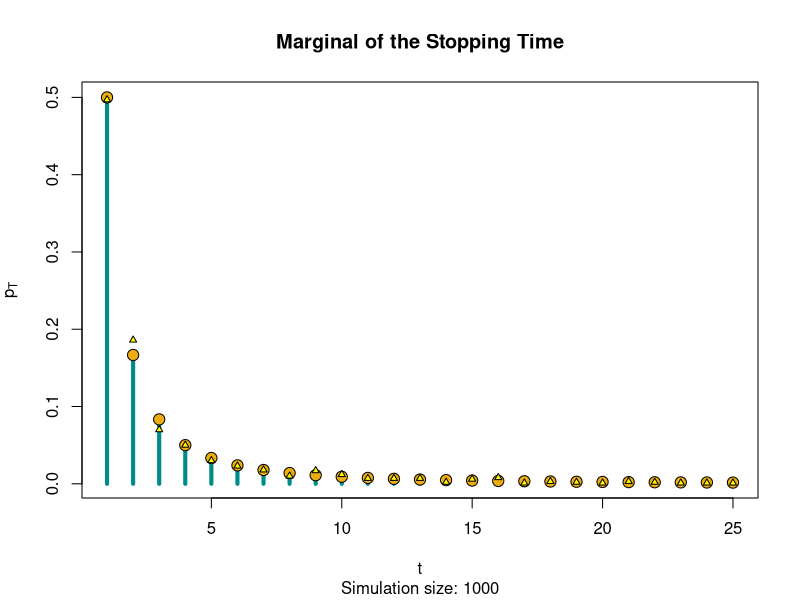
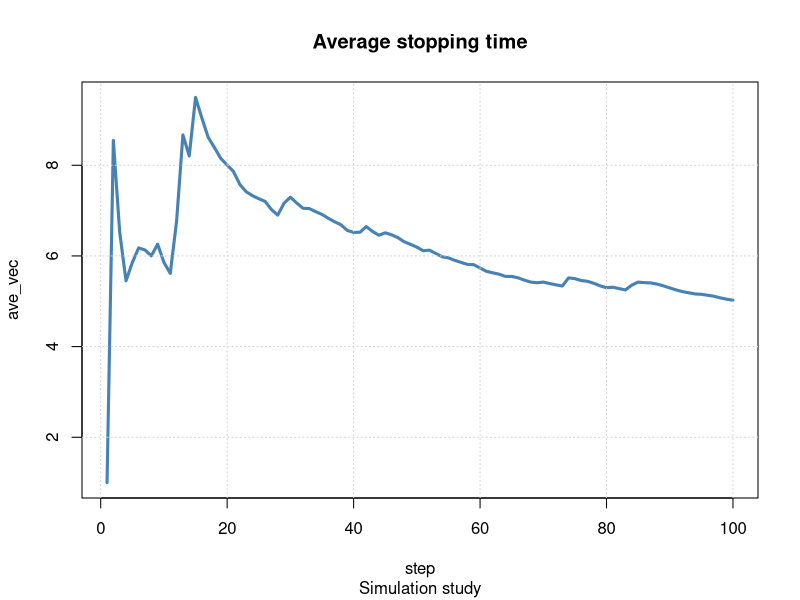

R code for these plots, in order:
# Homework 1 of Statistcs for Data Science
# Accademic year: 2022/2023
# Authors: Barba Paolo, Candi Matteo
rm(list=ls())

# Exercise 1 Stopping time   ----------------------------- 
######### Brutti's code############################
M <- 1000             # simulation size
t_data <- rep(NA, M)   # pre-alloc the data structure (simple vector)
for (m in 1:M){
  x <- runif(1)    # sampling the threshold value
  y <- runif(1)    # first process value
  t <- 1
  while (y > x) {
    t <- t + 1
    y <- runif(1)  # no memory
  }
  t_data[m] <- t   # save
}
p_hat <- proportions( table( t_data ) )


# True marginal PMF of T
pT <- function(t)  1/(t*(t+1))

# Plot it zooming in between t = 1 and t = 25
t_seq <- 1:25

# True PMF of T
plot(t_seq, pT(t_seq), 
     type = "h",
     lwd = 4,
     col = "cyan4",
     ylab = expression(p[T]),
     xlab = "t",
     main = "Marginal of the Stopping Time",
     sub = paste("Simulation size:", M))

points(t_seq, pT(t_seq), pch = 21, 
       col = "black", bg = "darkgoldenrod2", cex = 1.5)

# Simulative approximation to the PMF of T
points(t_seq, p_hat[t_seq], pch = 24, 
       col = "black", bg = "yellow", cex = .7)


step_size = 10
ave_step  = seq(1, length(t_data), step_size)
ave_vec = rep(NA, length(ave_step))

t <- 0
for (i in ave_step){
  t <- t + 1
  ave_vec[t] = mean( t_data[1:i] )
}


plot(ave_vec , main = "Average stopping time",
     xlab = "step", ylam = "Averege stopping time",
     sub = "Simulation study", col = "steelblue" , type = "l" , lwd =3)
grid()

#Comments:

#Supponiamo di  dover pagare una cifra c per giocare a questo gioco e si vincono tot euro quanto è il tempo di attesa.Ci si può chiedere qual'è la cifra "giusta" per partecipare a questo gioco.

#In media ci si aspetta di vincere una somma infinita da questo gioco,quindi, in accordo con la teoria tradizionale del valore atteso,ci si può permettere di pagare qualunque cifra c per partecipare. Infatti anche pagando un miliardo per volta, alla lunga, dovrà capitare la volta (con probabilità invero bassissima) di una vincita così strepitosa da ripagare abbondantemente tutte le altre quote investite per ottenere vincite insignificanti.In pratica però, nessuna persona ragionevole è disposta a pagare più di qualche unità per partecipare a questo gioco. Il rifiuto intuitivo a investire cifre importanti nel gioco è ben sostenuto dalla simulazione descritta nel grafico seguente. Ripetendo 10000 volte la serie si ottengono all'inizio vincite mediamente basse (qualche unità). Successivamente la media si alza, in corrispondenza di qualche serie fortunata, per poi diminuire leggermente fino al prossimo colpo fortunato. L'andamento complessivo è senza dubbio crescente, e tenderà matematicamente all'infinito dopo una serie infinita di giocate ma, nelle 10.000 giocate della simulazione, la media delle vincite è arrivata appena al valore di 6.


#Dal punto di vista matematico, non sorgono difficoltà dalla situazione prospettata nel gioco.In altre parole, è perfettamente coerente accettare la possibilità (infinitesima) di una vincita infinita, tale da bilanciare qualunque somma pagata nelle (infinite) volte in cui la vincita risulta insignificante.

#Possibile soluzione, vincita massima fissata a L:



















